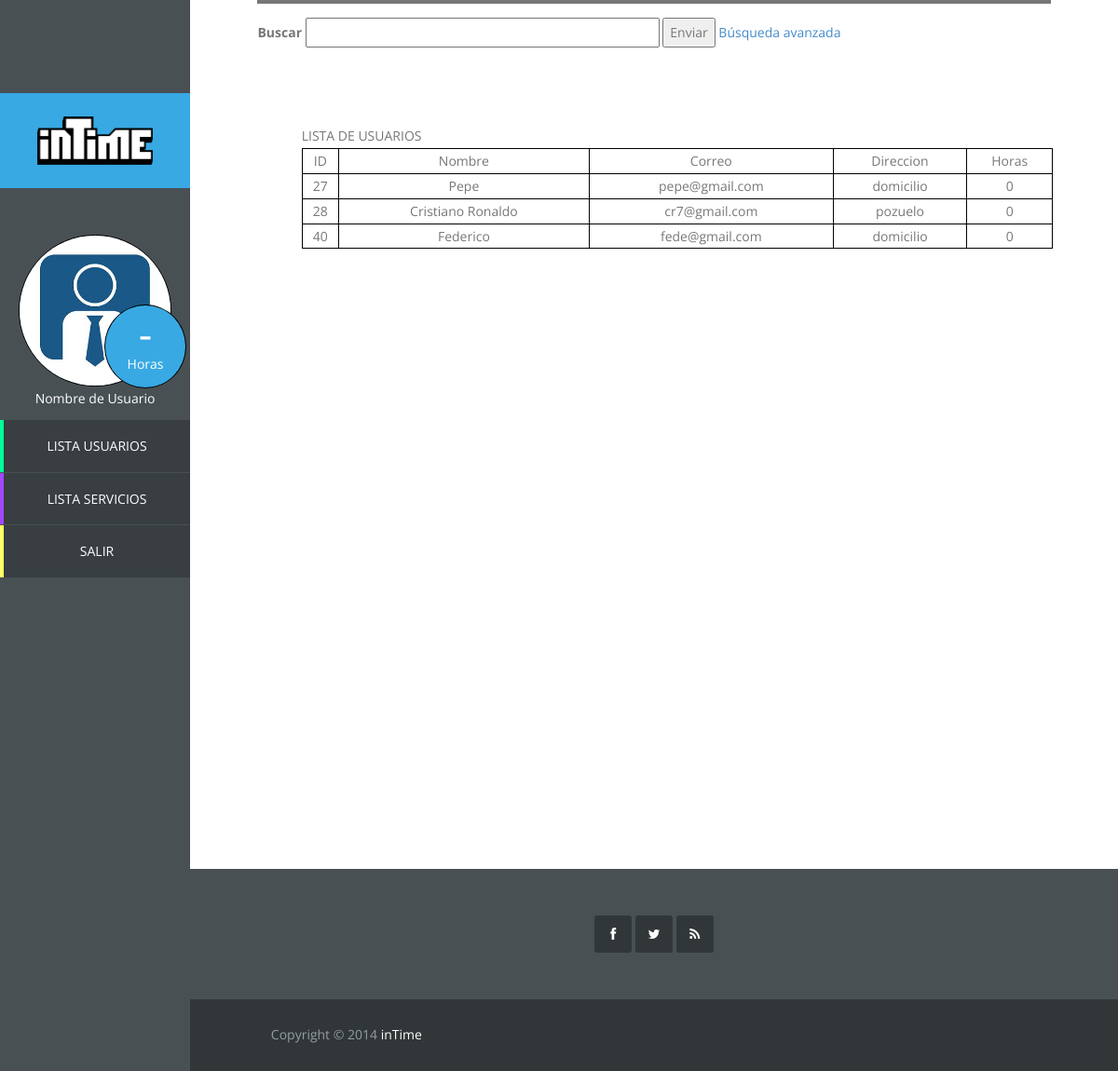
The app's page /vista/usuariosadmin.php with its own data.
### tables this page shows
CREATE TABLE IF NOT EXISTS `usuario` (
  `id_usuario` int(11) NOT NULL AUTO_INCREMENT,
  `correo` varchar(40) NOT NULL,
  `nombre` varchar(20) NOT NULL,
  `apellidos` varchar(40) NOT NULL,
  `direccion` varchar(80) NOT NULL,
  `horas_usuario` int(11) NOT NULL,
  `foto` blob,
  `pass` char(128) NOT NULL,
  `salt` char(128) NOT NULL,
  PRIMARY KEY (`id_usuario`),
  UNIQUE KEY `correo` (`correo`)
);

### controlador/opbasededatos.php (called while the page is built, shortened)
<?php
class Mysql{
	private $host="localhost";
	private $user="root";
    private $clave="";
	public function conectar(){
        $this->conexion=mysqli_connect($this->host,$this->user,$this->clave);
    }
	public function mostrar_todos_usuarios(){
		$enlace = $this->conectar();
		$consulta = "SELECT id_usuario, nombre, correo, direccion, horas_usuario  FROM usuario";
		$resultado = mysqli_query($enlace, $consulta);
		return $resultado;
	}
}

### vista/usuariosadmin.php (the view, shortened to what this page needs)
<!DOCTYPE html>
<?php
require_once '../controlador/opbasededatos.php';
?>
<html lang="es">
	<head>
		<link rel="stylesheet" href="css/bootstrap.min.css">
		<link rel="stylesheet" href="css/font-awesome.min.css">
		<link rel="stylesheet" href="css/templatemo_misc.css">
		<link rel="stylesheet" href="css/templatemo_style.css">
	</head>
	<body>
		<?php include "sidebaradmin.php"
		?>
		<div id="main-content">
			<div id="templatemo">
				<div class="section-content">
					<div class="row">
						<div class="col-md-12">
							<div class="section-title">
								<div class="buscador">
									<form class="buscador-form" method="get" action="busqueda.php" accept-charset="utf-8">
										<label>Buscar</label>
										<input type="text" name="nombrebusq" size="50">
										<button type="submit" name="submit">
											Enviar
										</button>
										<a href="busqueda.php">Búsqueda avanzada</a>
									</form>
								</div>
							</div>
						</div>
					</div>
					<div class="panel-admin">
						<div class="lista-admin">
							<table>
							<?php
							$BDD = new Mysql();
							$resultado = $BDD->mostrar_todos_usuarios();
							echo "<table border='1' cellpadding='2' cellspacing='2'";
							echo "<tr><td>ID</td><td>Nombre</td><td>Correo</td><td>Direccion</td><td>Horas</td>";
							while ($row = mysqli_fetch_array($resultado)) {
							        echo "<tr>";
							        echo "<td>".$row["id_usuario"]."</td>";
							        echo "<td>".$row["nombre"]."</td>";
							        echo "<td>".$row["correo"]."</td>";
							        echo "<td>".$row["direccion"]."</td>";
							        echo "<td>".$row["horas_usuario"]."</td>";
							        echo "</tr>";
							}
							?>
							</table>
					</div>
				</div>
			</div>
			<?php include 'footer.php'
			?>
		</div>
	</body>
</html>

### vista/sidebaradmin.php
<aside id="main-sidebar" >
	<div class="logo">
		<a href="index.php"><img src="images/logo.png" /></a>
	</div>
	<div class="navigation-log-in">
		<ul class="main-menu">
			<div class="circle-text">
				<div class="contador">-</div>
				<p>Horas</p>
			</div>
		<img src="images/admin.jpg" >
		<p>Nombre de Usuario</p>
			<li class="user-list">
				<a href="usuariosadmin.php">Lista Usuarios</a>
			</li>
			<li class="service-list">
				<a href="serviciosadmin.php">Lista Servicios</a>
			</li>
			<li class="log-out">
				<a href="index.php">Salir</a>
			</li>
		</ul>
	</div>
</aside>

### vista/footer.php
<div class="site-footer">
	<div class="first-footer">
		<div class="container-fluid">
			<div class="row">
				<div class="col-md-12">
					<div class="social-footer">
						<ul>
							<li>
								<a href="#" class="fa fa-facebook"> </a>
							</li>
							<li>
								<a href="#" class="fa fa-twitter"> </a>
							</li>
							<li>
								<a href="#" class="fa fa-rss"> </a>
							</li>
						</ul>
					</div>
				</div>
			</div>
		</div>
	</div>
	<div class="bottom-footer">
		<div class="container-fluid">
			<div class="row">
				<div class="col-md-6">
					<p class="copyright">
						Copyright © 2014 <a href="#">inTime</a>
					</p>
				</div>
			</div>
		</div>
	</div>
</div>

### vista/css/templatemo_style.css (style rules this page uses)
.main-menu, .responsive-menu ul, .social-member, .progess-bars, .first-footer .social-footer ul { padding: 0%; margin: 0%; list-style: none; }
body { font: 14px/1.85em 'Open Sans', Arial, Helvetice Neue, sans-serif; color: #777777; font-weight: 300px; font-style: normal; -webkit-font-smoothing: antialiased; -webkit-text-size-adjust: 100%; }
a, a:hover, a:focus { text-decoration: none; -webkit-transition: all 150ms ease-in; -moz-transition: all 150ms ease-in; -o-transition: all 150ms ease-in; transition: all 150ms ease-in; }
*, *:before, *:after { -moz-box-sizing: border-box; -webkit-box-sizing: border-box; box-sizing: border-box; }
#main-content, .full-width-slider { width: 83%; }
.section-content { padding: 0 7%; margin-bottom: 100px; height: 200%; }
.section-title { border-top: 4px solid; margin-bottom: 80px; }
div.buscador { position: relative; width: 78%; margin-top: 15px; }
#main-sidebar { position: fixed; float: left; width: 17%; height: 100%; background-color: #495054; color: white; margin-right: 0px; overflow: auto; }
.logo { margin-top: 100px; background-color: #38a9e3; padding: 25px 40px; }
.logo a { color: white; }
.logo a img { width: 100%; height: 100%; }
.main-menu { text-align: center; }
.main-menu li { margin-bottom: 1px; }
.main-menu li a { color: white; text-transform: uppercase; display: block; border-left: 4px solid; padding: 15px 30px; background-color: #383e41; -webkit-transition: all 150ms ease-in; -moz-transition: all 150ms ease-in; -o-transition: all 150ms ease-in; transition: all 150ms ease-in; }
li.log-out a { border-color: #FFFF66; }
li.user-list a { border-color: #00FF99; }
li.service-list a { border-color: #A347FF; }
.navigation-log-in { padding-top: 50px; }
.navigation-log-in img { border: 1px solid black; border-radius:120px; width: 80%; }
.first-footer { background-color: #495054; padding: 50px; text-align: center; border-left: 5px solid #313639; }
.first-footer .social-footer ul li { display: inline; }
.first-footer .social-footer ul li a { width: 40px; height: 40px; -webkit-border-radius: 3px; border-radius: 3px; background-clip: padding-box; background-color: #313639; text-align: center; line-height: 40px; color: white; }
.bottom-footer { background-color: #313639; color: #949da2; padding: 25px 7% 16px 7%; }
.bottom-footer a { color: white; }
#main-content { float: left; width: 83%; height: 100%; margin-left: 17%; overflow: hidden; }
.first-footer { border-left: 0; }
.lista-users table,th,td { text-align:center; }
.lista-admin { padding-left:50px; }
.panel-admin { position: relative; margin-bottom:50px;min-height:700px; }
.lista-admin table,td,th { border: 1px solid black; }
.lista-admin table { width:100%; }
.circle-text { position: absolute; width: 43%; margin-left: 55%; margin-top: 37%; }
.circle-text:after { content: ""; display: block; width: 100%; height:0; padding-bottom: 100%; background: #38a9e3; -moz-border-radius: 50%; -webkit-border-radius: 50%; border-radius: 50%; border: 1px solid black; }
.circle-text p { position: absolute; float: left; width: 100%; padding-top: 73%; line-height: 1em; margin-top: -0.5em; text-align: center; color: white; }
.circle-text div { position: absolute; width: 100%; padding-top: 35%; line-height: 1em; margin-top: -0.5em; text-align: center; color: white; font-size: 45px; }

### records on screen
usuario: id_usuario "27", nombre "Pepe", correo "pepe@gmail.com", direccion "domicilio", horas_usuario "0"
usuario: id_usuario "28", nombre "Cristiano Ronaldo", correo "cr7@gmail.com", direccion "pozuelo", horas_usuario "0"
usuario: id_usuario "40", nombre "Federico", correo "fede@gmail.com", direccion "domicilio", horas_usuario "0"
